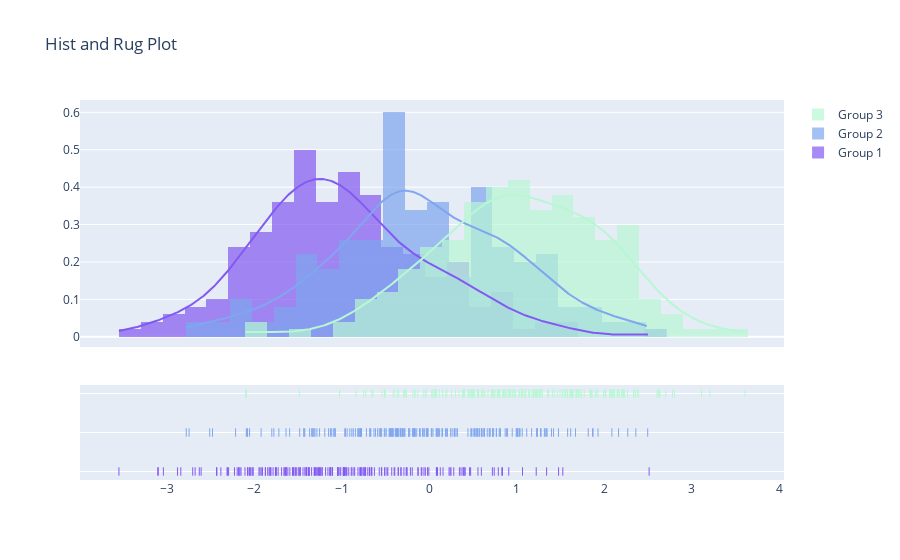

Notebook cell for this chart:
### Markdown cell above
#### Histograma y Rug

### Code cell
import plotly.figure_factory as ff
import numpy as np

x1 = np.random.randn(200) - 1
x2 = np.random.randn(200)
x3 = np.random.randn(200) + 1

hist_data = [x1, x2, x3]

group_labels = ['Group 1', 'Group 2', 'Group 3']
colors = ['#835AF1', '#7FA6EE', '#B8F7D4']

# Create distplot with curve_type set to 'normal'
fig = ff.create_distplot(hist_data, group_labels, colors=colors, bin_size=.25,
                         show_curve=True)

# Add title
fig.update_layout(title_text='Hist and Rug Plot')
fig.show()

### Figure 1 — Plotly figure (JSON) as saved in the notebook; plotly's stock layout.template omitted (floating-point values rounded to 4 significant figures; data arrays with more than 128 entries replaced by an {"elided": "..."} marker saying what was removed)
{"data": [{"autobinx": false, "histnorm": "probability density", "legendgroup": "Group 1", "marker": {"color": "#835AF1"}, "name": "Group 1", "opacity": 0.7, "type": "histogram", "x": {"elided": "200 float values"}, "xaxis": "x", "xbins": {"end": 2.515, "size": 0.25, "start": -3.544}, "yaxis": "y"}, {"autobinx": false, "histnorm": "probability density", "legendgroup": "Group 2", "marker": {"color": "#7FA6EE"}, "name": "Group 2", "opacity": 0.7, "type": "histogram", "x": {"elided": "200 float values"}, "xaxis": "x", "xbins": {"end": 2.499, "size": 0.25, "start": -2.775}, "yaxis": "y"}, {"autobinx": false, "histnorm": "probability density", "legendgroup": "Group 3", "marker": {"color": "#B8F7D4"}, "name": "Group 3", "opacity": 0.7, "type": "histogram", "x": {"elided": "200 float values"}, "xaxis": "x", "xbins": {"end": 3.612, "size": 0.25, "start": -2.099}, "yaxis": "y"}, {"legendgroup": "Group 1", "marker": {"color": "#835AF1"}, "mode": "lines", "name": "Group 1", "showlegend": false, "type": "scatter", "x": {"elided": "500 float values"}, "xaxis": "x", "y": {"elided": "500 float values"}, "yaxis": "y"}, {"legendgroup": "Group 2", "marker": {"color": "#7FA6EE"}, "mode": "lines", "name": "Group 2", "showlegend": false, "type": "scatter", "x": {"elided": "500 float values"}, "xaxis": "x", "y": {"elided": "500 float values"}, "yaxis": "y"}, {"legendgroup": "Group 3", "marker": {"color": "#B8F7D4"}, "mode": "lines", "name": "Group 3", "showlegend": false, "type": "scatter", "x": {"elided": "500 float values"}, "xaxis": "x", "y": {"elided": "500 float values"}, "yaxis": "y"}, {"legendgroup": "Group 1", "marker": {"color": "#835AF1", "symbol": "line-ns-open"}, "mode": "markers", "name": "Group 1", "showlegend": false, "type": "scatter", "x": {"elided": "200 float values"}, "xaxis": "x", "y": {"elided": "200 str values"}, "yaxis": "y2"}, {"legendgroup": "Group 2", "marker": {"color": "#7FA6EE", "symbol": "line-ns-open"}, "mode": "markers", "name": "Group 2", "showlegend": false, "type": "scatter", "x": {"elided": "200 float values"}, "xaxis": "x", "y": {"elided": "200 str values"}, "yaxis": "y2"}, {"legendgroup": "Group 3", "marker": {"color": "#B8F7D4", "symbol": "line-ns-open"}, "mode": "markers", "name": "Group 3", "showlegend": false, "type": "scatter", "x": {"elided": "200 float values"}, "xaxis": "x", "y": {"elided": "200 str values"}, "yaxis": "y2"}], "layout": {"barmode": "overlay", "hovermode": "closest", "legend": {"traceorder": "reversed"}, "title": {"text": "Hist and Rug Plot"}, "xaxis": {"anchor": "y2", "domain": [0, 1], "zeroline": false}, "yaxis": {"anchor": "free", "domain": [0.35, 1], "position": 0}, "yaxis2": {"anchor": "x", "domain": [0, 0.25], "dtick": 1, "showticklabels": false}}}
